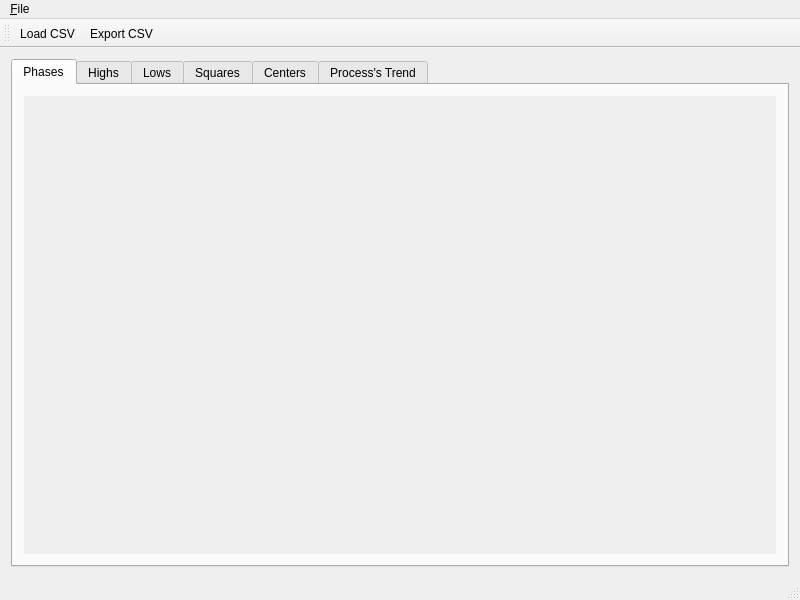
<?xml version="1.0" encoding="UTF-8"?>
<ui version="4.0">
 <class>MainWindow</class>
 <widget class="QMainWindow" name="MainWindow">
  <property name="geometry">
   <rect>
    <x>0</x>
    <y>0</y>
    <width>800</width>
    <height>600</height>
   </rect>
  </property>
  <property name="windowTitle">
   <string>Phase Analysis</string>
  </property>
  <widget class="QWidget" name="centralWidget">
   <layout class="QVBoxLayout" name="verticalLayout">
    <item>
     <widget class="QTabWidget" name="tabWidget">
      <property name="currentIndex">
       <number>0</number>
      </property>
      <widget class="QWidget" name="phasesTab">
       <attribute name="title">
        <string>Phases</string>
       </attribute>
       <layout class="QVBoxLayout" name="verticalLayout_2">
        <item>
         <widget class="QScrollArea" name="scrollArea">
          <property name="frameShape">
           <enum>QFrame::NoFrame</enum>
          </property>
          <property name="frameShadow">
           <enum>QFrame::Plain</enum>
          </property>
          <property name="lineWidth">
           <number>0</number>
          </property>
          <property name="horizontalScrollBarPolicy">
           <enum>Qt::ScrollBarAsNeeded</enum>
          </property>
          <property name="widgetResizable">
           <bool>true</bool>
          </property>
          <property name="alignment">
           <set>Qt::AlignLeading|Qt::AlignLeft|Qt::AlignTop</set>
          </property>
          <widget class="QWidget" name="phases">
           <property name="geometry">
            <rect>
             <x>0</x>
             <y>0</y>
             <width>730</width>
             <height>454</height>
            </rect>
           </property>
           <layout class="QVBoxLayout" name="verticalLayout_7"/>
          </widget>
         </widget>
        </item>
       </layout>
      </widget>
      <widget class="QWidget" name="highs">
       <attribute name="title">
        <string>Highs</string>
       </attribute>
       <layout class="QVBoxLayout" name="verticalLayout_3"/>
      </widget>
      <widget class="QWidget" name="lows">
       <attribute name="title">
        <string>Lows</string>
       </attribute>
       <layout class="QVBoxLayout" name="verticalLayout_4"/>
      </widget>
      <widget class="QWidget" name="squares">
       <attribute name="title">
        <string>Squares</string>
       </attribute>
       <layout class="QVBoxLayout" name="verticalLayout_5"/>
      </widget>
      <widget class="QWidget" name="centers">
       <attribute name="title">
        <string>Centers</string>
       </attribute>
       <layout class="QVBoxLayout" name="verticalLayout_6"/>
      </widget>
      <widget class="QWidget" name="trend">
       <attribute name="title">
        <string>Process's Trend</string>
       </attribute>
       <layout class="QVBoxLayout" name="verticalLayout_8"/>
      </widget>
     </widget>
    </item>
   </layout>
  </widget>
  <widget class="QMenuBar" name="menuBar">
   <property name="geometry">
    <rect>
     <x>0</x>
     <y>0</y>
     <width>800</width>
     <height>22</height>
    </rect>
   </property>
   <widget class="QMenu" name="menu_File">
    <property name="title">
     <string>&amp;File</string>
    </property>
    <addaction name="actionLoadCsv"/>
    <addaction name="actionExportCsv"/>
   </widget>
   <addaction name="menu_File"/>
  </widget>
  <widget class="QStatusBar" name="statusBar"/>
  <widget class="QToolBar" name="toolBar">
   <property name="windowTitle">
    <string>toolBar</string>
   </property>
   <attribute name="toolBarArea">
    <enum>TopToolBarArea</enum>
   </attribute>
   <attribute name="toolBarBreak">
    <bool>false</bool>
   </attribute>
   <addaction name="actionLoadCsv"/>
   <addaction name="actionExportCsv"/>
  </widget>
  <action name="actionLoadCsv">
   <property name="text">
    <string>&amp;Load CSV</string>
   </property>
  </action>
  <action name="actionExportCsv">
   <property name="text">
    <string>&amp;Export CSV</string>
   </property>
  </action>
 </widget>
 <layoutdefault spacing="6" margin="11"/>
 <resources/>
 <connections/>
</ui>
